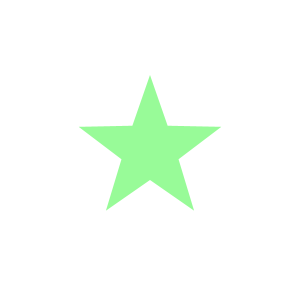
Frame 1 (no input)
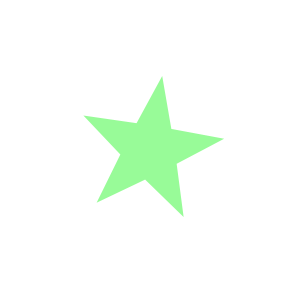
Frame 60 (the mouse pressed at the canvas centre just before this capture)
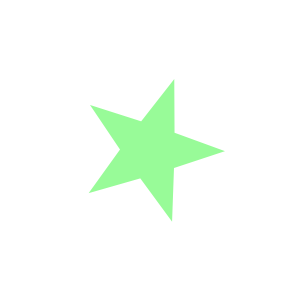
Frame 120 (the mouse held since frame 60 and released just before this capture)

The Processing sketch that drew these frames (run headless with seeded random() and noise(); from frame 60 on, the mouse is pressed at the canvas centre):

// Processing sketch: fp_pg_q_07_11
// ── fp_pg_q_07_11.pde
// 問題 7.11 ☆が回転するアニメーションを作成せよ．
private float rad = PI/2;

void setup() {
  size(300, 300);
  smooth();
  background(255, 255, 255);
  frameRate(30);
}

void draw(){
  background(255, 255, 255);
  noStroke();
  fill(152, 251, 152);
  star(width/2, height/2, (width /4), (width / 10), 5, rad);
  this.rad += 0.00277;
}

//------------------------------------------------------------------//
// float x Center x coordinate
// float y Center y coordinate
// float CircumscribedCircle Radius of circumscribed circle
// float InscribedCircle Radius of inscribed circle
// float p  denominator rate
// float rotatete Rotational correction rate
//------------------------------------------------------------------//
void star(float x, float y, float CircumscribedCircle, float InscribedCircle, int p, float rotatete) {
  int cnt = p * 2;
  float radius = 0;
  // http://www.d-improvement.jp/learning/processing/2011-a/08.html
  pushMatrix();
  translate(x, y);
  rotate(rotatete);
  beginShape();
  for (int i = 1; i <= cnt; i++) {
    if (i % 2 == 0) {
      radius = InscribedCircle;
    } else {
      radius = CircumscribedCircle;
    }
    vertex(radius * cos(radians(360 * i/cnt)), radius * sin(radians(360 * i/cnt)));
  }
  endShape(CLOSE);
  popMatrix();
}
